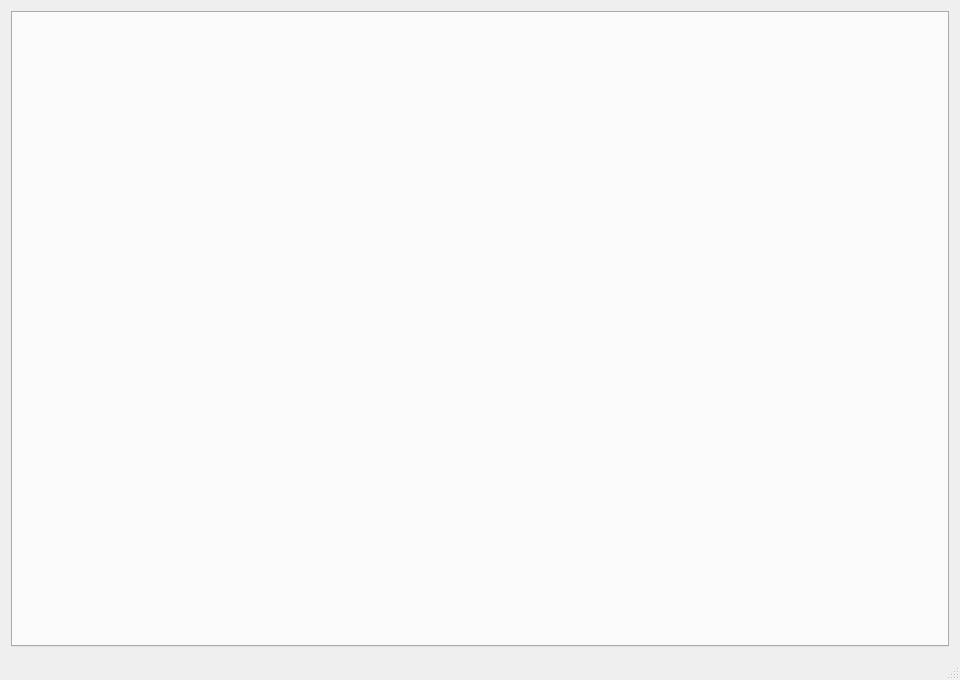
<?xml version="1.0" encoding="UTF-8"?>
<ui version="4.0">
 <class>MainWindow</class>
 <widget class="QMainWindow" name="MainWindow">
  <property name="geometry">
   <rect><x>0</x><y>0</y><width>960</width><height>680</height></rect>
  </property>
  <property name="windowTitle">
   <string>个人发展规划网</string>
  </property>
  <widget class="QWidget" name="centralWidget">
   <layout class="QVBoxLayout" name="verticalLayout">
    <item>
     <widget class="QTabWidget" name="tabWidget">
      <property name="currentIndex"><number>0</number></property>
     </widget>
    </item>
   </layout>
  </widget>
  <widget class="QMenuBar" name="menuBar">
   <property name="geometry">
    <rect><x>0</x><y>0</y><width>960</width><height>33</height></rect>
   </property>
   <widget class="QMenu" name="menuFile">
    <property name="title"><string>文件(&amp;F)</string></property>
    <addaction name="actBackup"/>
    <addaction name="actRestore"/>
    <addaction name="separator"/>
    <addaction name="actExit"/>
   </widget>
  </widget>
  <widget class="QStatusBar" name="statusBar"/>
  <action name="actBackup">
   <property name="text"><string>数据备份</string></property>
  </action>
  <action name="actRestore">
   <property name="text"><string>数据恢复</string></property>
  </action>
  <action name="actExit">
   <property name="text"><string>退出</string></property>
   <property name="shortcut"><string>Ctrl+Q</string></property>
  </action>
 </widget>
 <layoutdefault spacing="6" margin="11"/>
 <resources/>
 <connections/>
</ui>
